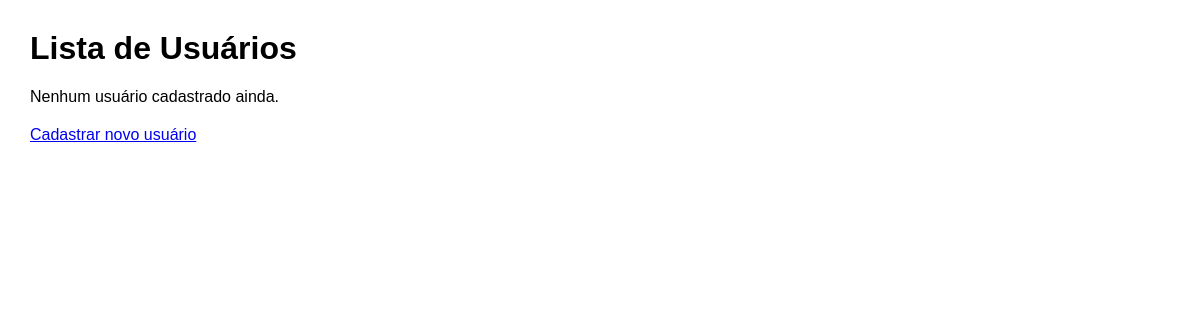
Before: /usuarios with the older database file.
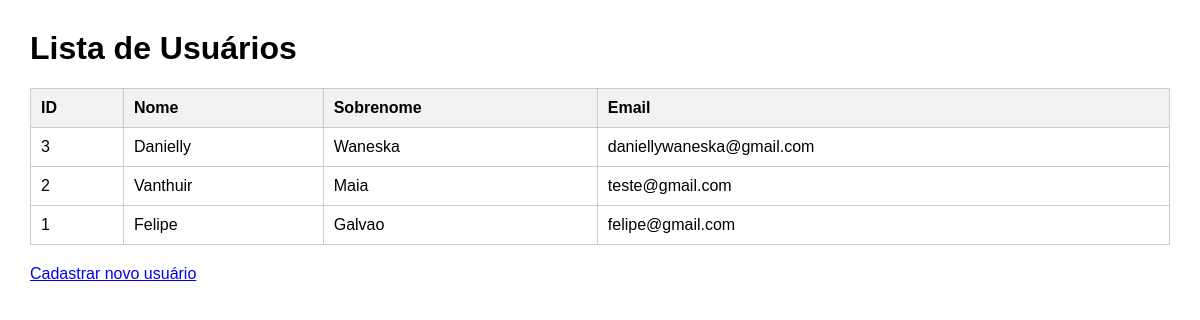
After: the same page with the newer database file.
### app.py (models this page shows, shortened)
class Usuario(db.Model):
    __tablename__ = "usuarios"
    id = db.Column(db.Integer, primary_key=True)
    nome = db.Column(db.String(100), nullable=False)
    sobrenome = db.Column(db.String(100), nullable=False)
    email = db.Column(db.String(120), unique=True, nullable=False)
    senha = db.Column(db.String(200), nullable=False)  # guarda o hash

### app.py (the view)
@app.route("/usuarios")
def listar_usuarios():
    usuarios = Usuario.query.order_by(Usuario.id.desc()).all()
    return render_template("usuarios.html", usuarios=usuarios)

### templates/usuarios.html (shortened to what this page needs)
<!DOCTYPE html>
<html lang="pt-br">
<head>
</head>
<body>
  <h1>Lista de Usuários</h1>
  {% if usuarios %}
    <table>
      <tr>
        <th>ID</th>
        <th>Nome</th>
        <th>Sobrenome</th>
        <th>Email</th>
      </tr>
      {% for user in usuarios %}
      <tr>
        <td>{{ user.id }}</td>
        <td>{{ user.nome }}</td>
        <td>{{ user.sobrenome }}</td>
        <td>{{ user.email }}</td>
      </tr>
      {% endfor %}
    </table>
  {% else %}
    <p>Nenhum usuário cadastrado ainda.</p>
  {% endif %}
  <p style="margin-top:20px;">
    <a href="{{ url_for('cadastro') }}">Cadastrar novo usuário</a>
  </p>
</body>
</html>

### templates/usuarios.html (style rules this page uses)
body { font-family: Arial, sans-serif; margin: 30px; }
table { width: 100%; border-collapse: collapse; margin-top: 20px; }
th, td { padding: 10px; border: 1px solid #ccc; text-align: left; }
th { background: #f2f2f2; }

Changed rows visible on the page:
added Usuario: id "3", nome "Danielly", sobrenome "Waneska", email "daniellywaneska@gmail.com"
added Usuario: id "2", nome "Vanthuir", sobrenome "Maia", email "teste@gmail.com"
added Usuario: id "1", nome "Felipe", sobrenome "Galvao", email "felipe@gmail.com"
Other visible differences:
text no longer shown: "Nenhum usuário cadastrado ainda."
text now shown: "ID Nome Sobrenome Email"
